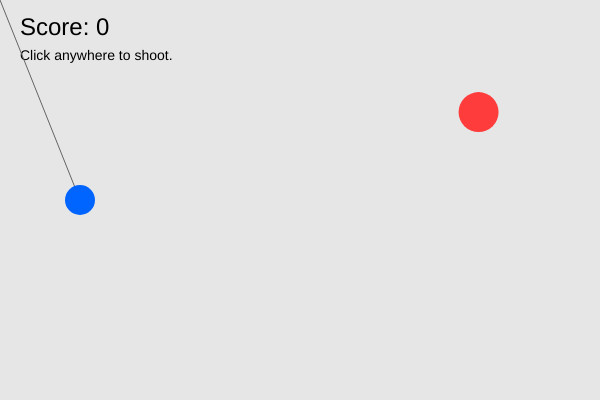
Frame 1 (no input)
Frame 60 (no input): identical to frame 1, image omitted
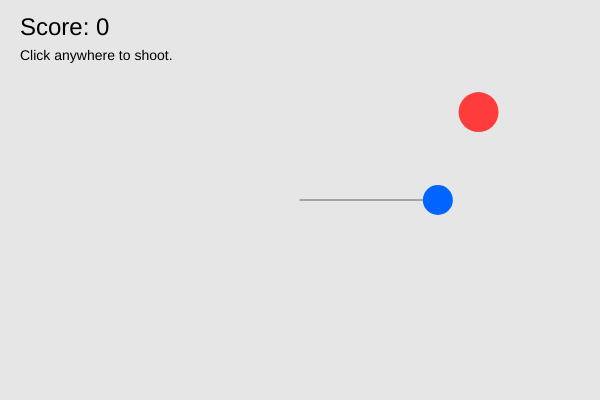
Frame 120 (the mouse pressed at the canvas centre since frame 60)

The p5.js sketch that drew these frames (run headless with seeded random() and noise() and a simulated clock; from frame 60 on, the mouse is pressed at the canvas centre):

// p5.js sketch
// ── sketch.js
let player;
let target;
let score = 0;

function setup() {
  createCanvas(600, 400);

  player = {
    x: 80,
    y: height / 2,
    r: 15,
    vx: 0,
    vy: 0
  };

  target = {
    x: random(300, 550),
    y: random(50, 350),
    r: 20
  };

  textFont("Arial");
}

function draw() {
  background(230);

  // Score
  fill(0);
  textSize(24);
  textAlign(LEFT);
  text("Score: " + score, 20, 35);

  // Instructions
  textSize(14);
  text("Click anywhere to shoot.", 20, 60);

  // Aim line
  stroke(100);
  line(player.x, player.y, mouseX, mouseY);

  // Player marble
  noStroke();
  fill(0, 100, 255);
  circle(player.x, player.y, player.r * 2);

  // Target marble
  fill(255, 60, 60);
  circle(target.x, target.y, target.r * 2);

  // Move player marble
  player.x += player.vx;
  player.y += player.vy;

  // Slow down (friction)
  player.vx *= 0.99;
  player.vy *= 0.99;

  // Bounce off walls
  if (player.x < player.r || player.x > width - player.r) {
    player.vx *= -1;
  }

  if (player.y < player.r || player.y > height - player.r) {
    player.vy *= -1;
  }

  player.x = constrain(player.x, player.r, width - player.r);
  player.y = constrain(player.y, player.r, height - player.r);

  // Collision
  let d = dist(player.x, player.y, target.x, target.y);

  if (d < player.r + target.r) {
    score++;

    // Reset player
    player.x = 80;
    player.y = height / 2;
    player.vx = 0;
    player.vy = 0;

    // New target position
    target.x = random(250, width - 30);
    target.y = random(30, height - 30);
  }
}

function mousePressed() {
  let angle = atan2(mouseY - player.y, mouseX - player.x);

  let speed = 8;

  player.vx = cos(angle) * speed;
  player.vy = sin(angle) * speed;
}
